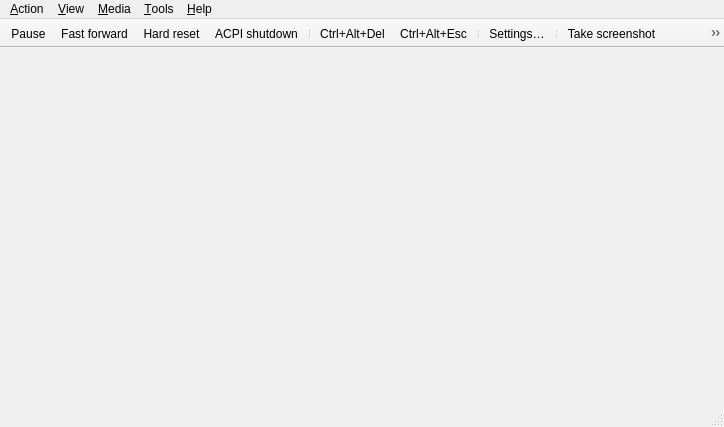
<?xml version="1.0" encoding="UTF-8"?>
<ui version="4.0">
 <class>MainWindow</class>
 <widget class="QMainWindow" name="MainWindow">
  <property name="geometry">
   <rect>
    <x>0</x>
    <y>0</y>
    <width>724</width>
    <height>427</height>
   </rect>
  </property>
  <property name="windowTitle">
   <string>86Box</string>
  </property>
  <widget class="QWidget" name="centralwidget">
   <property name="sizePolicy">
    <sizepolicy hsizetype="Expanding" vsizetype="Expanding">
     <horstretch>0</horstretch>
     <verstretch>0</verstretch>
    </sizepolicy>
   </property>
   <layout class="QVBoxLayout" name="verticalLayout">
    <property name="spacing">
     <number>0</number>
    </property>
    <property name="leftMargin">
     <number>0</number>
    </property>
    <property name="topMargin">
     <number>0</number>
    </property>
    <property name="rightMargin">
     <number>0</number>
    </property>
    <property name="bottomMargin">
     <number>0</number>
    </property>
    <item>
     <widget class="RendererStack" name="stackedWidget">
      <property name="sizePolicy">
       <sizepolicy hsizetype="Expanding" vsizetype="Expanding">
        <horstretch>0</horstretch>
        <verstretch>0</verstretch>
       </sizepolicy>
      </property>
     </widget>
    </item>
   </layout>
  </widget>
  <widget class="QMenuBar" name="menubar">
   <property name="geometry">
    <rect>
     <x>0</x>
     <y>0</y>
     <width>724</width>
     <height>21</height>
    </rect>
   </property>
   <widget class="QMenu" name="menuAction">
    <property name="title">
     <string>&amp;Action</string>
    </property>
    <widget class="QMenu" name="menuTablet_tool">
     <property name="title">
      <string>&amp;Tablet tool</string>
     </property>
     <addaction name="actionPen"/>
     <addaction name="actionCursor_Puck"/>
    </widget>
    <addaction name="menuTablet_tool"/>
    <addaction name="separator"/>
    <addaction name="actionKeyboard_requires_capture"/>
    <addaction name="actionRight_CTRL_is_left_ALT"/>
    <addaction name="separator"/>
    <addaction name="actionUpdate_mouse_every_CPU_frame"/>
    <addaction name="separator"/>
    <addaction name="actionPause"/>
    <addaction name="separator"/>
    <addaction name="actionFullscreen"/>
    <addaction name="actionToggle_OSD"/>
    <addaction name="separator"/>
    <addaction name="actionFast_forward"/>
    <addaction name="actionForce_interpretation"/>
    <addaction name="separator"/>
    <addaction name="actionHard_Reset"/>
    <addaction name="actionCtrl_Alt_Del"/>
    <addaction name="separator"/>
    <addaction name="actionCtrl_Alt_Esc"/>
    <addaction name="separator"/>
    <addaction name="actionACPI_Shutdown"/>
    <addaction name="actionExit"/>
   </widget>
   <widget class="QMenu" name="menuTools">
    <property name="title">
     <string>&amp;Tools</string>
    </property>
    <widget class="QMenu" name="menuSound">
     <property name="title">
      <string>S&amp;ound</string>
     </property>
     <addaction name="actionMute_Unmute"/>
     <addaction name="separator"/>
     <addaction name="actionSound_gain"/>
    </widget>
    <addaction name="actionSettings"/>
    <addaction name="actionUpdate_status_bar_icons"/>
    <addaction name="separator"/>
    <addaction name="actionEnable_Discord_integration"/>
    <addaction name="separator"/>
    <addaction name="actionTake_screenshot"/>
    <addaction name="actionTake_raw_screenshot"/>
    <addaction name="actionCopy_screenshot"/>
    <addaction name="actionCopy_raw_screenshot"/>
    <addaction name="separator"/>
    <addaction name="menuSound"/>
    <addaction name="separator"/>
    <addaction name="actionPreferences"/>
    <addaction name="separator"/>
    <addaction name="actionBegin_trace"/>
    <addaction name="actionEnd_trace"/>
    <addaction name="separator"/>
    <addaction name="actionMCA_devices"/>
    <addaction name="separator"/>
    <addaction name="actionOpen_printer_tray"/>
    <addaction name="actionOpen_screenshots_folder"/>
   </widget>
   <widget class="QMenu" name="menuView">
    <property name="title">
     <string>&amp;View</string>
    </property>
    <widget class="QMenu" name="menuRenderer">
     <property name="title">
      <string>Re&amp;nderer</string>
     </property>
     <addaction name="actionSoftware_Renderer"/>
     <addaction name="actionOpenGL_3_0_Core"/>
     <addaction name="actionVulkan"/>
     <addaction name="actionMetal"/>
     <addaction name="actionVNC"/>
    </widget>
    <widget class="QMenu" name="menuWindow_scale_factor">
     <property name="title">
      <string>&amp;Window scale factor</string>
     </property>
     <addaction name="action0_5x"/>
     <addaction name="action1x"/>
     <addaction name="action1_5x"/>
     <addaction name="action2x"/>
     <addaction name="action3x"/>
     <addaction name="action4x"/>
     <addaction name="action5x"/>
     <addaction name="action6x"/>
     <addaction name="action7x"/>
     <addaction name="action8x"/>
    </widget>
    <widget class="QMenu" name="menuFilter_method">
     <property name="title">
      <string>Fi&amp;lter method</string>
     </property>
     <addaction name="actionNearest"/>
     <addaction name="actionLinear"/>
    </widget>
    <widget class="QMenu" name="menuFullscreen_stretch_mode">
     <property name="title">
      <string>Fullscreen &amp;stretch mode</string>
     </property>
     <addaction name="actionFullScreen_stretch"/>
     <addaction name="actionFullScreen_43"/>
     <addaction name="actionFullScreen_keepRatio"/>
     <addaction name="actionFullScreen_int"/>
     <addaction name="actionFullScreen_int43"/>
    </widget>
    <widget class="QMenu" name="menuOpenGL_input_stretch_mode">
     <property name="title">
      <string>OpenGL input stretch mode</string>
     </property>
     <addaction name="action_Full_screen_stretch_gl"/>
     <addaction name="action_4_3_gl"/>
     <addaction name="action_Square_pixels_keep_ratio_gl"/>
     <addaction name="action_Integer_scale_gl"/>
     <addaction name="action4_3_Integer_scale_gl"/>
    </widget>
    <widget class="QMenu" name="menuOpenGL_input_scale">
     <property name="title">
      <string>OpenGL input scale</string>
     </property>
     <addaction name="action_0_5x_2"/>
     <addaction name="action_1x_2"/>
     <addaction name="action1_5x_2"/>
     <addaction name="action_2x_2"/>
     <addaction name="action_3x_2"/>
     <addaction name="action_4x_2"/>
     <addaction name="action_5x_2"/>
     <addaction name="action_6x_2"/>
     <addaction name="action_7x_2"/>
     <addaction name="action_8x_2"/>
    </widget>
    <addaction name="actionHide_tool_bar"/>
    <addaction name="actionHide_status_bar"/>
    <addaction name="actionShow_non_primary_monitors"/>
    <addaction name="separator"/>
    <addaction name="actionResizable_window"/>
    <addaction name="actionRemember_size_and_position"/>
    <addaction name="actionSpecify_dimensions"/>
    <addaction name="actionForce_4_3_display_ratio"/>
    <addaction name="separator"/>
    <addaction name="menuFullscreen_stretch_mode"/>
    <addaction name="actionApply_fullscreen_stretch_mode_when_maximized"/>
    <addaction name="actionCGA_composite_settings"/>
    <addaction name="separator"/>
    <addaction name="menuWindow_scale_factor"/>
    <addaction name="actionHiDPI_scaling"/>
    <addaction name="separator"/>
    <addaction name="menuFilter_method"/>
    <addaction name="separator"/>
    <addaction name="menuRenderer"/>
    <addaction name="actionRenderer_options"/>
    <addaction name="menuOpenGL_input_stretch_mode"/>
    <addaction name="menuOpenGL_input_scale"/>
   </widget>
   <widget class="QMenu" name="menuMedia">
    <property name="title">
     <string>&amp;Media</string>
    </property>
   </widget>
   <widget class="QMenu" name="menuAbout">
    <property name="title">
     <string>&amp;Help</string>
    </property>
    <addaction name="actionDocumentation"/>
    <addaction name="actionAbout_86Box"/>
    <addaction name="actionAbout_Qt"/>
   </widget>
   <addaction name="menuAction"/>
   <addaction name="menuView"/>
   <addaction name="menuMedia"/>
   <addaction name="menuTools"/>
   <addaction name="menuAbout"/>
  </widget>
  <widget class="QStatusBar" name="statusbar"/>
  <widget class="QToolBar" name="toolBar">
   <property name="contextMenuPolicy">
    <enum>Qt::PreventContextMenu</enum>
   </property>
   <property name="windowTitle">
    <string notr="true">toolBar</string>
   </property>
   <property name="autoFillBackground">
    <bool>true</bool>
   </property>
   <property name="movable">
    <bool>false</bool>
   </property>
   <property name="allowedAreas">
    <set>Qt::TopToolBarArea</set>
   </property>
   <property name="iconSize">
    <size>
     <width>16</width>
     <height>16</height>
    </size>
   </property>
   <property name="toolButtonStyle">
    <enum>Qt::ToolButtonIconOnly</enum>
   </property>
   <property name="floatable">
    <bool>false</bool>
   </property>
   <attribute name="toolBarArea">
    <enum>TopToolBarArea</enum>
   </attribute>
   <attribute name="toolBarBreak">
    <bool>false</bool>
   </attribute>
   <addaction name="actionPause"/>
   <addaction name="actionFast_forward"/>
   <addaction name="actionHard_Reset"/>
   <addaction name="actionACPI_Shutdown"/>
   <addaction name="separator"/>
   <addaction name="actionCtrl_Alt_Del"/>
   <addaction name="actionCtrl_Alt_Esc"/>
   <addaction name="separator"/>
   <addaction name="actionSettings"/>
   <addaction name="separator"/>
   <addaction name="actionTake_screenshot"/>
   <addaction name="actionCopy_screenshot"/>
  </widget>
  <action name="actionForce_interpretation">
   <property name="icon">
    <iconset resource="../qt_resources.qrc">
     <normaloff>:/menuicons/qt/icons/interpreter.ico</normaloff>:/menuicons/qt/icons/interpreter.ico</iconset>
   </property>
   <property name="text">
    <string>&amp;Force interpretation</string>
   </property>
  </action>
  <action name="actionUpdate_mouse_every_CPU_frame">
   <property name="checkable">
    <bool>true</bool>
   </property>
   <property name="text">
    <string>&amp;Update mouse every CPU frame</string>
   </property>
  </action>
  <action name="actionKeyboard_requires_capture">
   <property name="checkable">
    <bool>true</bool>
   </property>
   <property name="text">
    <string>&amp;Keyboard requires capture</string>
   </property>
  </action>
  <action name="actionRight_CTRL_is_left_ALT">
   <property name="checkable">
    <bool>true</bool>
   </property>
   <property name="text">
    <string>&amp;Right CTRL is left ALT</string>
   </property>
  </action>
  <action name="actionHard_Reset">
   <property name="icon">
    <iconset resource="../qt_resources.qrc">
     <normaloff>:/menuicons/qt/icons/hard_reset.ico</normaloff>:/menuicons/qt/icons/hard_reset.ico</iconset>
   </property>
   <property name="text">
    <string>&amp;Hard reset</string>
   </property>
   <property name="toolTip">
    <string>Hard reset</string>
   </property>
  </action>
  <action name="actionCtrl_Alt_Del">
   <property name="icon">
    <iconset resource="../qt_resources.qrc">
     <normaloff>:/menuicons/qt/icons/send_cad.ico</normaloff>:/menuicons/qt/icons/send_cad.ico</iconset>
   </property>
   <property name="text">
    <string>&amp;Ctrl+Alt+Del</string>
   </property>
   <property name="toolTip">
    <string>Press Ctrl+Alt+Del</string>
   </property>
  </action>
  <action name="actionCtrl_Alt_Esc">
   <property name="icon">
    <iconset resource="../qt_resources.qrc">
     <normaloff>:/menuicons/qt/icons/send_cae.ico</normaloff>:/menuicons/qt/icons/send_cae.ico</iconset>
   </property>
   <property name="text">
    <string>Ctrl+Alt+&amp;Esc</string>
   </property>
   <property name="toolTip">
    <string>Press Ctrl+Alt+Esc</string>
   </property>
  </action>
  <action name="actionPause">
   <property name="icon">
    <iconset resource="../qt_resources.qrc">
     <normaloff>:/menuicons/qt/icons/pause.ico</normaloff>:/menuicons/qt/icons/pause.ico</iconset>
   </property>
   <property name="text">
    <string>&amp;Pause</string>
   </property>
  </action>
  <action name="actionExit">
   <property name="text">
    <string>E&amp;xit</string>
   </property>
   <property name="menuRole">
    <enum>QAction::QuitRole</enum>
   </property>
  </action>
  <action name="actionSettings">
   <property name="icon">
    <iconset resource="../qt_resources.qrc">
     <normaloff>:/menuicons/qt/icons/settings.ico</normaloff>:/menuicons/qt/icons/settings.ico</iconset>
   </property>
   <property name="text">
    <string>&amp;Settings…</string>
   </property>
   <property name="toolTip">
    <string>Settings…</string>
   </property>
   <property name="menuRole">
    <enum>QAction::NoRole</enum>
   </property>
  </action>
  <action name="actionFullscreen">
   <property name="text">
    <string>&amp;Fullscreen</string>
   </property>
  </action>
  <action name="actionToggle_OSD">
   <property name="text">
    <string>Toggle &amp;on-screen display</string>
   </property>
  </action>
  <action name="actionSoftware_Renderer">
   <property name="checkable">
    <bool>true</bool>
   </property>
   <property name="text">
    <string>&amp;Qt (Software)</string>
   </property>
   <property name="vid_api" stdset="0">
    <number>0</number>
   </property>
  </action>
  <action name="actionHide_status_bar">
   <property name="checkable">
    <bool>true</bool>
   </property>
   <property name="text">
    <string>&amp;Hide status bar</string>
   </property>
  </action>
  <action name="actionResizable_window">
   <property name="checkable">
    <bool>true</bool>
   </property>
   <property name="text">
    <string>&amp;Resizeable window</string>
   </property>
  </action>
  <action name="actionRemember_size_and_position">
   <property name="checkable">
    <bool>true</bool>
   </property>
   <property name="text">
    <string>R&amp;emember size &amp;&amp; position</string>
   </property>
  </action>
  <action name="actionSpecify_dimensions">
   <property name="text">
    <string>Specify &amp;dimensions…</string>
   </property>
  </action>
  <action name="actionForce_4_3_display_ratio">
   <property name="checkable">
    <bool>true</bool>
   </property>
   <property name="text">
    <string>Force &amp;4:3 display ratio</string>
   </property>
  </action>
  <action name="actionHiDPI_scaling">
   <property name="checkable">
    <bool>true</bool>
   </property>
   <property name="text">
    <string>Hi&amp;DPI scaling</string>
   </property>
  </action>
  <action name="action0_5x">
   <property name="checkable">
    <bool>true</bool>
   </property>
   <property name="text">
    <string>&amp;0.5x</string>
   </property>
  </action>
  <action name="action1x">
   <property name="checkable">
    <bool>true</bool>
   </property>
   <property name="text">
    <string>&amp;1x</string>
   </property>
  </action>
  <action name="action1_5x">
   <property name="checkable">
    <bool>true</bool>
   </property>
   <property name="text">
    <string>1.&amp;5x</string>
   </property>
  </action>
  <action name="action2x">
   <property name="checkable">
    <bool>true</bool>
   </property>
   <property name="text">
    <string>&amp;2x</string>
   </property>
  </action>
  <action name="action3x">
   <property name="checkable">
    <bool>true</bool>
   </property>
   <property name="text">
    <string>&amp;3x</string>
   </property>
  </action>
  <action name="action4x">
   <property name="checkable">
    <bool>true</bool>
   </property>
   <property name="text">
    <string>&amp;4x</string>
   </property>
  </action>
  <action name="action5x">
   <property name="checkable">
    <bool>true</bool>
   </property>
   <property name="text">
    <string>&amp;5x</string>
   </property>
  </action>
  <action name="action6x">
   <property name="checkable">
    <bool>true</bool>
   </property>
   <property name="text">
    <string>&amp;6x</string>
   </property>
  </action>
  <action name="action7x">
   <property name="checkable">
    <bool>true</bool>
   </property>
   <property name="text">
    <string>&amp;7x</string>
   </property>
  </action>
  <action name="action8x">
   <property name="checkable">
    <bool>true</bool>
   </property>
   <property name="text">
    <string>&amp;8x</string>
   </property>
  </action>
  <action name="actionNearest">
   <property name="checkable">
    <bool>true</bool>
   </property>
   <property name="text">
    <string>&amp;Nearest</string>
   </property>
  </action>
  <action name="actionLinear">
   <property name="checkable">
    <bool>true</bool>
   </property>
   <property name="text">
    <string>&amp;Linear</string>
   </property>
  </action>
  <action name="actionFullScreen_stretch">
   <property name="checkable">
    <bool>true</bool>
   </property>
   <property name="text">
    <string>&amp;Full screen stretch</string>
   </property>
  </action>
  <action name="actionFullScreen_43">
   <property name="checkable">
    <bool>true</bool>
   </property>
   <property name="text">
    <string>&amp;4:3</string>
   </property>
  </action>
  <action name="actionFullScreen_keepRatio">
   <property name="checkable">
    <bool>true</bool>
   </property>
   <property name="text">
    <string>&amp;Square pixels (Keep ratio)</string>
   </property>
  </action>
  <action name="actionFullScreen_int">
   <property name="checkable">
    <bool>true</bool>
   </property>
   <property name="text">
    <string>&amp;Integer scale</string>
   </property>
  </action>
  <action name="actionFullScreen_int43">
   <property name="checkable">
    <bool>true</bool>
   </property>
   <property name="text">
    <string>4:&amp;3 Integer scale</string>
   </property>
  </action>
  <action name="actionAbout_Qt">
   <property name="text">
    <string>About &amp;Qt</string>
   </property>
   <property name="visible">
    <bool>false</bool>
   </property>
   <property name="menuRole">
    <enum>QAction::AboutQtRole</enum>
   </property>
  </action>
  <action name="actionAbout_86Box">
   <property name="text">
    <string>&amp;About 86Box…</string>
   </property>
   <property name="menuRole">
    <enum>QAction::AboutRole</enum>
   </property>
  </action>
  <action name="actionDocumentation">
   <property name="text">
    <string>&amp;Documentation…</string>
   </property>
  </action>
  <action name="actionUpdate_status_bar_icons">
   <property name="checkable">
    <bool>true</bool>
   </property>
   <property name="text">
    <string>&amp;Update status bar icons</string>
   </property>
  </action>
  <action name="actionTake_screenshot">
   <property name="text">
    <string>Take s&amp;creenshot</string>
   </property>
   <property name="toolTip">
    <string>Take screenshot</string>
   </property>
   <property name="icon">
    <iconset resource="../qt_resources.qrc">
     <normaloff>:/menuicons/qt/icons/take_screenshot.ico</normaloff>:/menuicons/qt/icons/take_screenshot.ico</iconset>
   </property>
  </action>
  <action name="actionTake_raw_screenshot">
   <property name="text">
    <string>Take &amp;raw screenshot</string>
   </property>
   <property name="toolTip">
    <string>Take raw screenshot</string>
   </property>
   <property name="icon">
    <iconset resource="../qt_resources.qrc">
     <normaloff>:/menuicons/qt/icons/take_raw_screenshot.ico</normaloff>:/menuicons/qt/icons/take_raw_screenshot.ico</iconset>
   </property>
  </action>
  <action name="actionCopy_screenshot">
   <property name="text">
    <string>C&amp;opy screenshot</string>
   </property>
   <property name="toolTip">
    <string>Copy screenshot</string>
   </property>
   <property name="icon">
    <iconset resource="../qt_resources.qrc">
     <normaloff>:/menuicons/qt/icons/copy_screenshot.ico</normaloff>:/menuicons/qt/icons/copy_screenshot.ico</iconset>
   </property>
  </action>
  <action name="actionCopy_raw_screenshot">
   <property name="text">
    <string>Copy r&amp;aw screenshot</string>
   </property>
   <property name="toolTip">
    <string>Copy raw screenshot</string>
   </property>
   <property name="icon">
    <iconset resource="../qt_resources.qrc">
     <normaloff>:/menuicons/qt/icons/copy_raw_screenshot.ico</normaloff>:/menuicons/qt/icons/copy_raw_screenshot.ico</iconset>
   </property>
  </action>
  <action name="actionMute_Unmute">
   <property name="text">
    <string>&amp;Mute</string>
   </property>
  </action>
  <action name="actionSound_gain">
   <property name="text">
    <string>Sound &amp;gain…</string>
   </property>
  </action>
  <action name="actionOpenGL_3_0_Core">
   <property name="checkable">
    <bool>true</bool>
   </property>
   <property name="text">
    <string>Open&amp;GL (3.0 Core)</string>
   </property>
   <property name="vid_api" stdset="0">
    <number>1</number>
   </property>
  </action>
  <action name="actionPreferences">
   <property name="text">
    <string>&amp;Preferences…</string>
   </property>
   <property name="menuRole">
    <enum>QAction::PreferencesRole</enum>
   </property>
  </action>
  <action name="actionEnable_Discord_integration">
   <property name="checkable">
    <bool>true</bool>
   </property>
   <property name="text">
    <string>Enable &amp;Discord integration</string>
   </property>
  </action>
  <action name="actionHide_tool_bar">
   <property name="checkable">
    <bool>true</bool>
   </property>
   <property name="text">
    <string>Hide &amp;toolbar</string>
   </property>
  </action>
  <action name="actionACPI_Shutdown">
   <property name="enabled">
    <bool>true</bool>
   </property>
   <property name="icon">
    <iconset resource="../qt_resources.qrc">
     <normaloff>:/menuicons/qt/icons/acpi_shutdown.ico</normaloff>:/menuicons/qt/icons/acpi_shutdown.ico</iconset>
   </property>
   <property name="text">
    <string>ACP&amp;I shutdown</string>
   </property>
   <property name="toolTip">
    <string>ACPI shutdown</string>
   </property>
   <property name="visible">
    <bool>true</bool>
   </property>
  </action>
  <action name="actionBegin_trace">
   <property name="text">
    <string>Begin trace</string>
   </property>
   <property name="shortcut">
    <string>Ctrl+T</string>
   </property>
   <property name="visible">
    <bool>false</bool>
   </property>
  </action>
  <action name="actionEnd_trace">
   <property name="text">
    <string>End trace</string>
   </property>
   <property name="shortcut">
    <string>Ctrl+T</string>
   </property>
   <property name="visible">
    <bool>false</bool>
   </property>
  </action>
  <action name="actionRenderer_options">
   <property name="text">
    <string>Renderer &amp;options…</string>
   </property>
   <property name="menuRole">
    <enum>QAction::NoRole</enum>
   </property>
  </action>
  <action name="actionVulkan">
   <property name="checkable">
    <bool>true</bool>
   </property>
   <property name="text">
    <string>&amp;Vulkan</string>
   </property>
   <property name="vid_api" stdset="0">
    <number>2</number>
   </property>
  </action>
  <action name="actionMetal">
   <property name="checkable">
    <bool>true</bool>
   </property>
   <property name="text">
    <string>&amp;Metal (CRT)</string>
   </property>
   <property name="vid_api" stdset="0">
    <number>4</number>
   </property>
  </action>
  <action name="actionMCA_devices">
   <property name="text">
    <string>&amp;MCA devices…</string>
   </property>
  </action>
  <action name="actionShow_non_primary_monitors">
   <property name="checkable">
    <bool>true</bool>
   </property>
   <property name="text">
    <string>Show non-&amp;primary monitors</string>
   </property>
  </action>
  <action name="actionVNC">
   <property name="checkable">
    <bool>true</bool>
   </property>
   <property name="text">
    <string>&amp;VNC</string>
   </property>
   <property name="vid_api" stdset="0">
    <number>3</number>
   </property>
  </action>
  <action name="actionOpen_printer_tray">
   <property name="text">
    <string>Open p&amp;rinter tray…</string>
   </property>
  </action>
  <action name="actionOpen_screenshots_folder">
   <property name="text">
    <string>Open screenshots &amp;folder…</string>
   </property>
  </action>
  <action name="actionApply_fullscreen_stretch_mode_when_maximized">
   <property name="checkable">
    <bool>true</bool>
   </property>
   <property name="text">
    <string>Appl&amp;y fullscreen stretch mode when maximized</string>
   </property>
  </action>
  <action name="actionCursor_Puck">
   <property name="checkable">
    <bool>true</bool>
   </property>
   <property name="text">
    <string>&amp;Cursor/Puck</string>
   </property>
  </action>
  <action name="actionPen">
   <property name="checkable">
    <bool>true</bool>
   </property>
   <property name="text">
    <string>&amp;Pen</string>
   </property>
  </action>
  <action name="actionCGA_composite_settings">
   <property name="text">
    <string>&amp;CGA composite settings…</string>
   </property>
  </action>
  <action name="action_Full_screen_stretch_gl">
   <property name="checkable">
    <bool>true</bool>
   </property>
   <property name="text">
    <string>&amp;Full screen stretch</string>
   </property>
  </action>
  <action name="action_4_3_gl">
   <property name="checkable">
    <bool>true</bool>
   </property>
   <property name="text">
    <string>&amp;4:3</string>
   </property>
  </action>
  <action name="action_Square_pixels_keep_ratio_gl">
   <property name="checkable">
    <bool>true</bool>
   </property>
   <property name="text">
    <string>&amp;Square pixels (Keep ratio)</string>
   </property>
  </action>
  <action name="action_Integer_scale_gl">
   <property name="checkable">
    <bool>true</bool>
   </property>
   <property name="text">
    <string>&amp;Integer scale</string>
   </property>
  </action>
  <action name="action4_3_Integer_scale_gl">
   <property name="checkable">
    <bool>true</bool>
   </property>
   <property name="text">
    <string>4:&amp;3 Integer scale</string>
   </property>
  </action>
  <action name="action_1x">
   <property name="checkable">
    <bool>true</bool>
   </property>
   <property name="text">
    <string>&amp;1x</string>
   </property>
  </action>
  <action name="action_0_5x_2">
   <property name="checkable">
    <bool>true</bool>
   </property>
   <property name="text">
    <string>&amp;0.5x</string>
   </property>
  </action>
  <action name="action_1x_2">
   <property name="checkable">
    <bool>true</bool>
   </property>
   <property name="text">
    <string>&amp;1x</string>
   </property>
  </action>
  <action name="action1_5x_2">
   <property name="checkable">
    <bool>true</bool>
   </property>
   <property name="text">
    <string>1.&amp;5x</string>
   </property>
  </action>
  <action name="action_2x_2">
   <property name="checkable">
    <bool>true</bool>
   </property>
   <property name="text">
    <string>&amp;2x</string>
   </property>
  </action>
  <action name="action_3x_2">
   <property name="checkable">
    <bool>true</bool>
   </property>
   <property name="text">
    <string>&amp;3x</string>
   </property>
  </action>
  <action name="action_4x_2">
   <property name="checkable">
    <bool>true</bool>
   </property>
   <property name="text">
    <string>&amp;4x</string>
   </property>
  </action>
  <action name="action_5x_2">
   <property name="checkable">
    <bool>true</bool>
   </property>
   <property name="text">
    <string>&amp;5x</string>
   </property>
  </action>
  <action name="action_6x_2">
   <property name="checkable">
    <bool>true</bool>
   </property>
   <property name="text">
    <string>&amp;6x</string>
   </property>
  </action>
  <action name="action_7x_2">
   <property name="checkable">
    <bool>true</bool>
   </property>
   <property name="text">
    <string>&amp;7x</string>
   </property>
  </action>
  <action name="action_8x_2">
   <property name="checkable">
    <bool>true</bool>
   </property>
   <property name="text">
    <string>&amp;8x</string>
   </property>
  </action>
  <action name="actionFast_forward">
   <property name="checkable">
    <bool>true</bool>
   </property>
   <property name="icon">
    <iconset resource="../qt_resources.qrc">
     <normaloff>:/settings/qt/icons/fast_forward.ico</normaloff>:/settings/qt/icons/fast_forward.ico</iconset>
   </property>
   <property name="text">
    <string>&amp;Fast forward</string>
   </property>
   <property name="toolTip">
    <string>Fast forward</string>
   </property>
  </action>
 </widget>
 <customwidgets>
  <customwidget>
   <class>RendererStack</class>
   <extends>QWidget</extends>
   <header>qt_rendererstack.hpp</header>
   <container>1</container>
  </customwidget>
 </customwidgets>
 <resources>
  <include location="../qt_resources.qrc"/>
 </resources>
 <connections/>
</ui>
